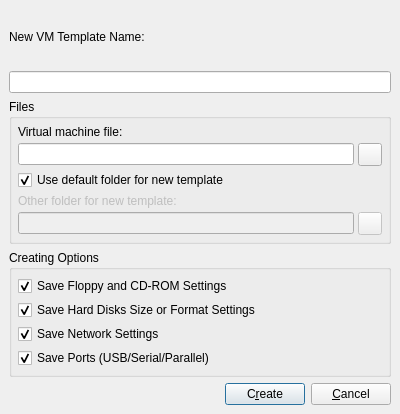
<ui version="4.0" >
 <author>Andrey Rijov</author>
 <class>Create_Template_Window</class>
 <widget class="QDialog" name="Create_Template_Window" >
  <property name="geometry" >
   <rect>
    <x>0</x>
    <y>0</y>
    <width>400</width>
    <height>414</height>
   </rect>
  </property>
  <property name="windowTitle" >
   <string>Create Template</string>
  </property>
  <property name="windowIcon" >
   <iconset resource="images.qrc" >
    <normaloff>:/view_detailed.png</normaloff>:/view_detailed.png</iconset>
  </property>
  <layout class="QGridLayout" >
   <property name="margin" >
    <number>9</number>
   </property>
   <property name="spacing" >
    <number>6</number>
   </property>
   <item row="3" column="0" >
    <widget class="QGroupBox" name="GB_Options" >
     <property name="title" >
      <string>Creating Options</string>
     </property>
     <layout class="QVBoxLayout" >
      <property name="spacing" >
       <number>4</number>
      </property>
      <property name="margin" >
       <number>6</number>
      </property>
      <item>
       <widget class="QCheckBox" name="CH_FDD_CD" >
        <property name="text" >
         <string>Save Floppy and CD-ROM Settings</string>
        </property>
        <property name="checked" >
         <bool>true</bool>
        </property>
       </widget>
      </item>
      <item>
       <widget class="QCheckBox" name="CH_HDD" >
        <property name="text" >
         <string>Save Hard Disks Size or Format Settings</string>
        </property>
        <property name="checked" >
         <bool>true</bool>
        </property>
       </widget>
      </item>
      <item>
       <widget class="QCheckBox" name="CH_Network" >
        <property name="text" >
         <string>Save Network Settings</string>
        </property>
        <property name="checked" >
         <bool>true</bool>
        </property>
       </widget>
      </item>
      <item>
       <widget class="QCheckBox" name="CH_Ports" >
        <property name="text" >
         <string>Save Ports (USB/Serial/Parallel)</string>
        </property>
        <property name="checked" >
         <bool>true</bool>
        </property>
       </widget>
      </item>
     </layout>
    </widget>
   </item>
   <item row="2" column="0" >
    <widget class="QGroupBox" name="GB_Files" >
     <property name="title" >
      <string>Files</string>
     </property>
     <layout class="QGridLayout" >
      <property name="margin" >
       <number>6</number>
      </property>
      <property name="spacing" >
       <number>4</number>
      </property>
      <item row="2" column="0" >
       <widget class="QCheckBox" name="CH_Use_Default_Folder" >
        <property name="text" >
         <string>Use default folder for new template</string>
        </property>
        <property name="checked" >
         <bool>true</bool>
        </property>
       </widget>
      </item>
      <item row="3" column="0" >
       <widget class="QLabel" name="Label_Template_Folder" >
        <property name="enabled" >
         <bool>false</bool>
        </property>
        <property name="text" >
         <string>Other folder for new template:</string>
        </property>
       </widget>
      </item>
      <item row="4" column="1" >
       <widget class="QToolButton" name="TB_Template_Folder_Browse" >
        <property name="enabled" >
         <bool>false</bool>
        </property>
        <property name="text" >
         <string/>
        </property>
        <property name="icon" >
         <iconset resource="images.qrc" >
          <normaloff>:/open-folder.png</normaloff>:/open-folder.png</iconset>
        </property>
       </widget>
      </item>
      <item row="4" column="0" >
       <widget class="QLineEdit" name="Edit_Template_Folder" >
        <property name="enabled" >
         <bool>false</bool>
        </property>
       </widget>
      </item>
      <item row="0" column="0" >
       <widget class="QLabel" name="Label_VM_File" >
        <property name="text" >
         <string>Virtual machine file:</string>
        </property>
       </widget>
      </item>
      <item row="1" column="0" >
       <widget class="QLineEdit" name="Edit_VM_File" />
      </item>
      <item row="1" column="1" >
       <widget class="QToolButton" name="TB_VM_File_Browse" >
        <property name="text" >
         <string/>
        </property>
        <property name="icon" >
         <iconset resource="images.qrc" >
          <normaloff>:/open-file.png</normaloff>:/open-file.png</iconset>
        </property>
       </widget>
      </item>
     </layout>
    </widget>
   </item>
   <item row="0" column="0" >
    <widget class="QLabel" name="Label_Template_Name" >
     <property name="text" >
      <string>New VM Template Name:</string>
     </property>
    </widget>
   </item>
   <item row="1" column="0" >
    <widget class="QLineEdit" name="Edit_Template_Name" />
   </item>
   <item row="4" column="0" >
    <layout class="QHBoxLayout" >
     <property name="spacing" >
      <number>6</number>
     </property>
     <property name="margin" >
      <number>0</number>
     </property>
     <item>
      <spacer>
       <property name="orientation" >
        <enum>Qt::Horizontal</enum>
       </property>
       <property name="sizeHint" stdset="0" >
        <size>
         <width>291</width>
         <height>20</height>
        </size>
       </property>
      </spacer>
     </item>
     <item>
      <widget class="QPushButton" name="Button_Create" >
       <property name="text" >
        <string>C&amp;reate</string>
       </property>
       <property name="icon" >
        <iconset resource="images.qrc" >
         <normaloff>:/ok.png</normaloff>:/ok.png</iconset>
       </property>
      </widget>
     </item>
     <item>
      <widget class="QPushButton" name="Button_Cancel" >
       <property name="text" >
        <string>&amp;Cancel</string>
       </property>
       <property name="icon" >
        <iconset resource="images.qrc" >
         <normaloff>:/cancel.png</normaloff>:/cancel.png</iconset>
       </property>
      </widget>
     </item>
    </layout>
   </item>
  </layout>
 </widget>
 <tabstops>
  <tabstop>Edit_Template_Name</tabstop>
  <tabstop>Edit_VM_File</tabstop>
  <tabstop>TB_VM_File_Browse</tabstop>
  <tabstop>CH_Use_Default_Folder</tabstop>
  <tabstop>Edit_Template_Folder</tabstop>
  <tabstop>TB_Template_Folder_Browse</tabstop>
  <tabstop>CH_FDD_CD</tabstop>
  <tabstop>CH_HDD</tabstop>
  <tabstop>CH_Network</tabstop>
  <tabstop>CH_Ports</tabstop>
  <tabstop>Button_Create</tabstop>
  <tabstop>Button_Cancel</tabstop>
 </tabstops>
 <resources>
  <include location="images.qrc" />
 </resources>
 <connections>
  <connection>
   <sender>Button_Cancel</sender>
   <signal>clicked()</signal>
   <receiver>Create_Template_Window</receiver>
   <slot>reject()</slot>
   <hints>
    <hint type="sourcelabel" >
     <x>353</x>
     <y>349</y>
    </hint>
    <hint type="destinationlabel" >
     <x>207</x>
     <y>357</y>
    </hint>
   </hints>
  </connection>
  <connection>
   <sender>CH_Use_Default_Folder</sender>
   <signal>toggled(bool)</signal>
   <receiver>Label_Template_Folder</receiver>
   <slot>setDisabled(bool)</slot>
   <hints>
    <hint type="sourcelabel" >
     <x>182</x>
     <y>168</y>
    </hint>
    <hint type="destinationlabel" >
     <x>182</x>
     <y>193</y>
    </hint>
   </hints>
  </connection>
  <connection>
   <sender>CH_Use_Default_Folder</sender>
   <signal>toggled(bool)</signal>
   <receiver>Edit_Template_Folder</receiver>
   <slot>setDisabled(bool)</slot>
   <hints>
    <hint type="sourcelabel" >
     <x>182</x>
     <y>168</y>
    </hint>
    <hint type="destinationlabel" >
     <x>182</x>
     <y>220</y>
    </hint>
   </hints>
  </connection>
  <connection>
   <sender>CH_Use_Default_Folder</sender>
   <signal>toggled(bool)</signal>
   <receiver>TB_Template_Folder_Browse</receiver>
   <slot>setDisabled(bool)</slot>
   <hints>
    <hint type="sourcelabel" >
     <x>182</x>
     <y>168</y>
    </hint>
    <hint type="destinationlabel" >
     <x>367</x>
     <y>220</y>
    </hint>
   </hints>
  </connection>
 </connections>
</ui>
